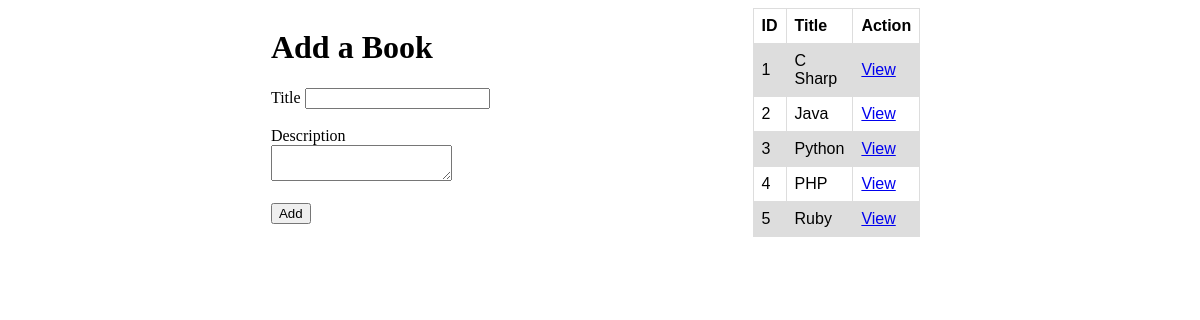
Before: / with the older database file.
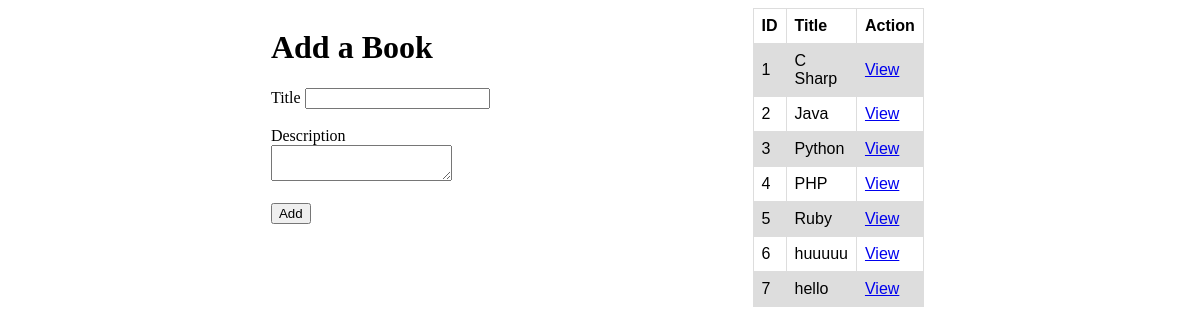
After: the same page with the newer database file.
### books_authors_app/models.py (models this page shows)
class Books(models.Model):
    title = models.CharField(max_length=255)
    desc = models.TextField(default='yes sir')
    created_at = models.DateTimeField(auto_now_add=True)
    updated_at = models.DateTimeField(auto_now=True)

### books_authors_app/views.py (the view)
# urls.py: path('',views.index),
def index(request):
    context = {
        'books' : Books.objects.all()
    }
    return render(request, 'index.html', context)

### books_authors_app/templates/index.html (shortened to what this page needs)
<!DOCTYPE html>
<html lang="en">
<head>
</head>
<body>
    <header>
        <div>
            <h1>Add a Book</h1>
            <form action="addbook" method="POST">
                <label for="title">Title</label>
                <input type="text" name="title">
                <br><br>
                <label for="desc">Description</label><br>
                <textarea name="desc"></textarea>
                <br><br>
                <button type="submit">Add</button>
            </form>
        </div>
        <div>
            <table>
                <tr>
                    <th>ID</th>
                    <th>Title</th>
                    <th>Action</th>
                </tr>
                {% for book in books %}
                <tr>
                    <td>{{book.id}}</td>
                    <td>{{book.title}}</td>
                    <td><a href="/book_info/{{book.id}}">View</a></td>
                </tr>
                {% endfor %}
            </table>
        </div>
    </header>
</body>
</html>

### books_authors_app/templates/index.html (style rules this page uses)
table { font-family: arial, sans-serif; border-collapse: collapse; width: 40%; }
td, th { border: 1px solid #dddddd; text-align: left; padding: 8px; }
tr:nth-child(even) { background-color: #dddddd; }
header { display: flex; justify-content: space-evenly; }

Changed rows visible on the page:
added Books: id "6", title "huuuuu"
added Books: id "7", title "hello"
